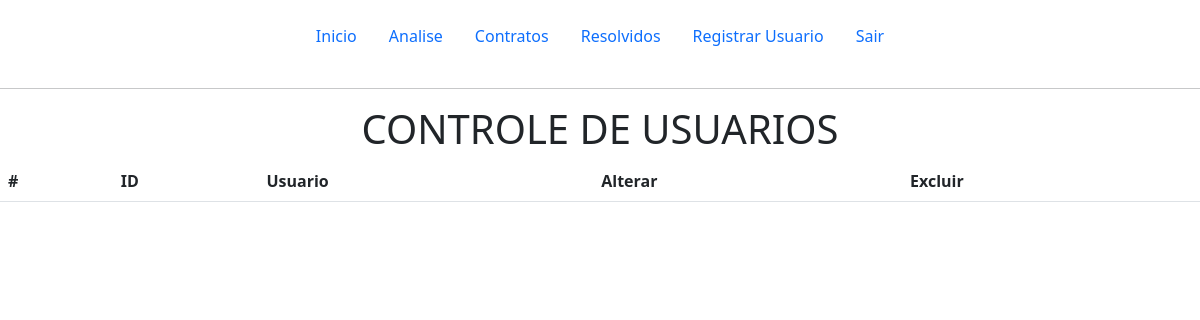
/config, run on an earlier commit of the app's database.
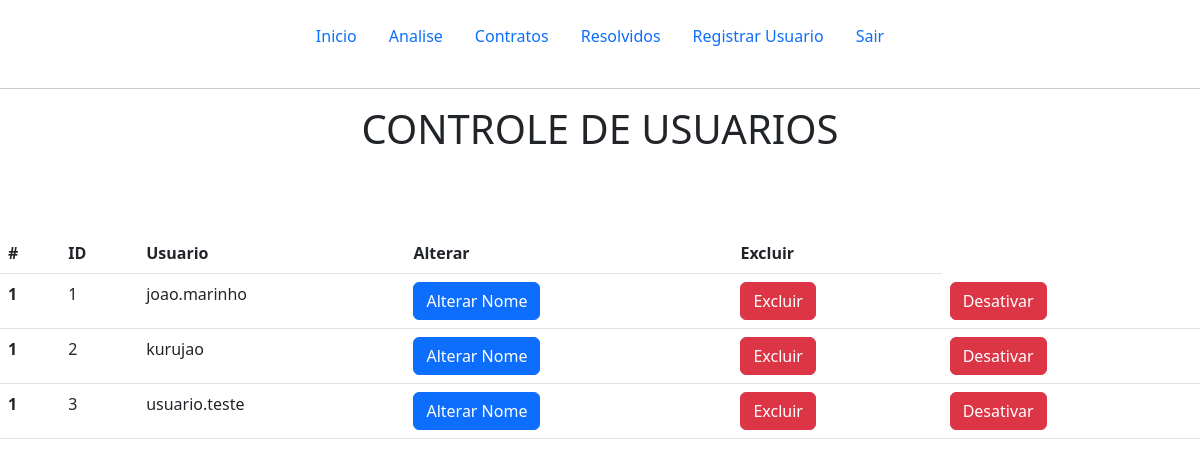
And on a later commit of the database.
### app.py (models this page shows, shortened)
class User(db.Model, UserMixin):
    __tablename__ = 'users'
    id = db.Column(db.Integer, primary_key=True)
    username = db.Column(db.String(184), unique=True, nullable=False)
    password = db.Column(db.String(184),nullable=False)
    with app.app_context():
        db.create_all()

### app.py (the view)
@app.route("/config")
def config():
    users = User.query.all()
    return render_template("config.html", users=users)

### templates/config.html
{% extends 'base.html' %}
{% block content %}
<header>
    <div class="container">
        <header class="d-flex justify-content-center py-3">
          <ul class="nav nav-pills">
            <li class="nav-item"><a href="{{url_for('index')}}" class="nav-link" aria-current="page">Inicio</a></li>
            <li class="nav-item"><a href="#" class="nav-link">Analise</a></li>
            <li class="nav-item"><a href="#" class="nav-link">Contratos</a></li>
            <li class="nav-item"><a href="{{url_for('resolvidos')}}" class="nav-link">Resolvidos</a></li>
            <li class="nav-item"><a href="{{url_for('registrar')}}" class="nav-link">Registrar Usuario</a></li>
            <li class="nav-item"><a href="{{url_for('logout_user')}}" class="nav-link">Sair</a></li>
          </ul>
        </header>
    </div>
    <hr>
    <h1 style="text-align: center;">CONTROLE DE USUARIOS</h1>
    <div>
      <table class="table">
        <thead>
          <tr>
            <th scope="col">#</th>
            <th scope="col">ID</th>
            <th scope="col">Usuario</th>
            <th scope="col">Alterar</th>
            <th scope="col">Excluir</th>
          </tr>
        </thead>
      <tbody>
        {% for user in users%}
        <tr>
          <th scope="row">1</th>
          <td>{{user.id}}</td>
          <td>{{user.username}}</td>
          <td><a href="#"><button type="button" class="btn btn-primary">Alterar Nome</button></td>
          <td><a href="{{url_for('deleteUser',id=user.id)}}"><button type="button" class="btn btn-danger">Excluir</button></a></td>
          <td><a href=""></a><button type="button" class="btn btn-danger">Desativar</button></td>
        </tr><br>
        {% endfor %}
      </tbody>
      </table>
    </div>
  </header>
{% endblock %}

### templates/base.html (shortened to what this page needs)
<!DOCTYPE html>
<html lang="pt-br">
<head>
    <link href="https://cdn.jsdelivr.net/npm/bootstrap@5.3.0-alpha1/dist/css/bootstrap.min.css" rel="stylesheet">
    <link rel="stylesheet" href="{{url_for('static', filename='style.css')}}">
</head>
<body>
{% block content %}
{% endblock %}
</body>
</html>

What changed in the data, as far as the page shows it:
added User: id "1", username "joao.marinho"
added User: id "2", username "kurujao"
added User: id "3", username "usuario.teste"
